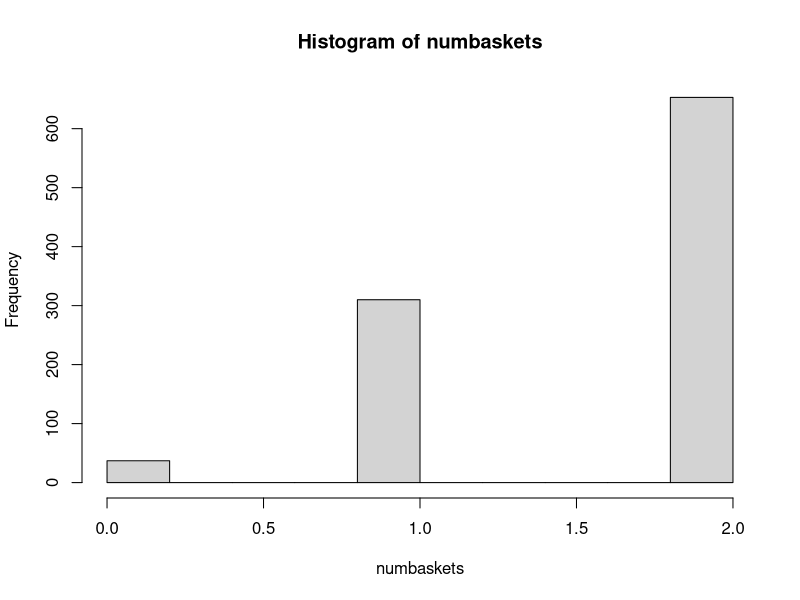

Source code (R):
## ---- chunk 1
pnorm(1.3, mean=0, sd=1)
## ---- chunk 2
pnorm(-0.7, mean=0, sd=1)
## ---- chunk 3
qnorm(0.28, mean=0, sd=1)
## ---- chunk 4
qnorm(0.15, mean=0, sd=1)
## ---- chunk 5
qnorm(0.09, mean=0, sd=1)
## ---- chunk 6
pnorm(5.375, mean=0, sd=1) 
pnorm(58, mean=15, sd=8) 
## ---- chunk 7
pnorm(20, mean=15, sd=8)
## ---- chunk 8
qnorm(0.90, mean=15, sd=8)
## ---- chunk 9
pnorm(20, mean=15, sd=8)
pnorm(25, mean=15, sd=8)
## ---- chunk 10
qnorm(0.05, mean=15, sd=8)
qnorm(0.95, mean=15, sd=8)
## ---- chunk 11
numbaskets = rep(0, 1000)

 

freethrows=2

p=0.8

 

for(i in 1:freethrows){

  numbaskets=numbaskets+sample(c(1, 0), 1000, replace = TRUE, prob = c(p, 1-p))

}

hist(numbaskets)

print(freethrows)
## ---- chunk 12
length(which(numbaskets==1))
